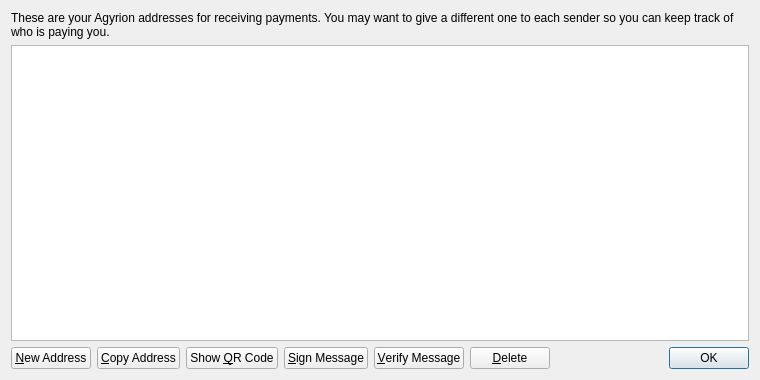
<?xml version="1.0" encoding="UTF-8"?>
<ui version="4.0">
 <class>AddressBookPage</class>
 <widget class="QWidget" name="AddressBookPage">
  <property name="geometry">
   <rect>
    <x>0</x>
    <y>0</y>
    <width>760</width>
    <height>380</height>
   </rect>
  </property>
  <property name="windowTitle">
   <string>Address Book</string>
  </property>
  <layout class="QVBoxLayout" name="verticalLayout">
   <item>
    <widget class="QLabel" name="labelExplanation">
     <property name="text">
      <string>These are your Agyrion addresses for receiving payments. You may want to give a different one to each sender so you can keep track of who is paying you.</string>
     </property>
     <property name="textFormat">
      <enum>Qt::PlainText</enum>
     </property>
     <property name="wordWrap">
      <bool>true</bool>
     </property>
    </widget>
   </item>
   <item>
    <widget class="QTableView" name="tableView">
     <property name="contextMenuPolicy">
      <enum>Qt::CustomContextMenu</enum>
     </property>
     <property name="toolTip">
      <string>Double-click to edit address or label</string>
     </property>
     <property name="tabKeyNavigation">
      <bool>false</bool>
     </property>
     <property name="alternatingRowColors">
      <bool>true</bool>
     </property>
     <property name="selectionMode">
      <enum>QAbstractItemView::SingleSelection</enum>
     </property>
     <property name="selectionBehavior">
      <enum>QAbstractItemView::SelectRows</enum>
     </property>
     <property name="sortingEnabled">
      <bool>true</bool>
     </property>
     <attribute name="verticalHeaderVisible">
      <bool>false</bool>
     </attribute>
    </widget>
   </item>
   <item>
    <layout class="QHBoxLayout" name="horizontalLayout">
     <item>
      <widget class="QPushButton" name="newAddressButton">
       <property name="toolTip">
        <string>Create a new address</string>
       </property>
       <property name="text">
        <string>&amp;New Address</string>
       </property>
       <property name="icon">
        <iconset resource="../bitcoin.qrc">
         <normaloff>:/icons/add</normaloff>:/icons/add</iconset>
       </property>
      </widget>
     </item>
     <item>
      <widget class="QPushButton" name="copyToClipboard">
       <property name="toolTip">
        <string>Copy the currently selected address to the system clipboard</string>
       </property>
       <property name="text">
        <string>&amp;Copy Address</string>
       </property>
       <property name="icon">
        <iconset resource="../bitcoin.qrc">
         <normaloff>:/icons/editcopy</normaloff>:/icons/editcopy</iconset>
       </property>
      </widget>
     </item>
     <item>
      <widget class="QPushButton" name="showQRCode">
       <property name="text">
        <string>Show &amp;QR Code</string>
       </property>
       <property name="icon">
        <iconset resource="../bitcoin.qrc">
         <normaloff>:/icons/qrcode</normaloff>:/icons/qrcode</iconset>
       </property>
      </widget>
     </item>
     <item>
      <widget class="QPushButton" name="signMessage">
       <property name="toolTip">
        <string>Sign a message to prove you own a Bitcoin address</string>
       </property>
       <property name="text">
        <string>&amp;Sign Message</string>
       </property>
       <property name="icon">
        <iconset resource="../bitcoin.qrc">
         <normaloff>:/icons/edit</normaloff>:/icons/edit</iconset>
       </property>
      </widget>
     </item>
     <item>
      <widget class="QPushButton" name="verifyMessage">
       <property name="toolTip">
        <string>Verify a message to ensure it was signed with a specified Bitcoin address</string>
       </property>
       <property name="text">
        <string>&amp;Verify Message</string>
       </property>
       <property name="icon">
        <iconset resource="../bitcoin.qrc">
         <normaloff>:/icons/transaction_0</normaloff>:/icons/transaction_0</iconset>
       </property>
      </widget>
     </item>
     <item>
      <widget class="QPushButton" name="deleteButton">
       <property name="toolTip">
        <string>Delete the currently selected address from the list. Only sending addresses can be deleted.</string>
       </property>
       <property name="text">
        <string>&amp;Delete</string>
       </property>
       <property name="icon">
        <iconset resource="../bitcoin.qrc">
         <normaloff>:/icons/remove</normaloff>:/icons/remove</iconset>
       </property>
      </widget>
     </item>
     <item>
      <spacer name="horizontalSpacer">
       <property name="orientation">
        <enum>Qt::Horizontal</enum>
       </property>
       <property name="sizeHint" stdset="0">
        <size>
         <width>40</width>
         <height>20</height>
        </size>
       </property>
      </spacer>
     </item>
     <item>
      <widget class="QDialogButtonBox" name="buttonBox">
       <property name="sizePolicy">
        <sizepolicy hsizetype="Maximum" vsizetype="Fixed">
         <horstretch>0</horstretch>
         <verstretch>0</verstretch>
        </sizepolicy>
       </property>
       <property name="standardButtons">
        <set>QDialogButtonBox::Ok</set>
       </property>
      </widget>
     </item>
    </layout>
   </item>
  </layout>
 </widget>
 <resources>
  <include location="../bitcoin.qrc"/>
 </resources>
 <connections/>
</ui>
